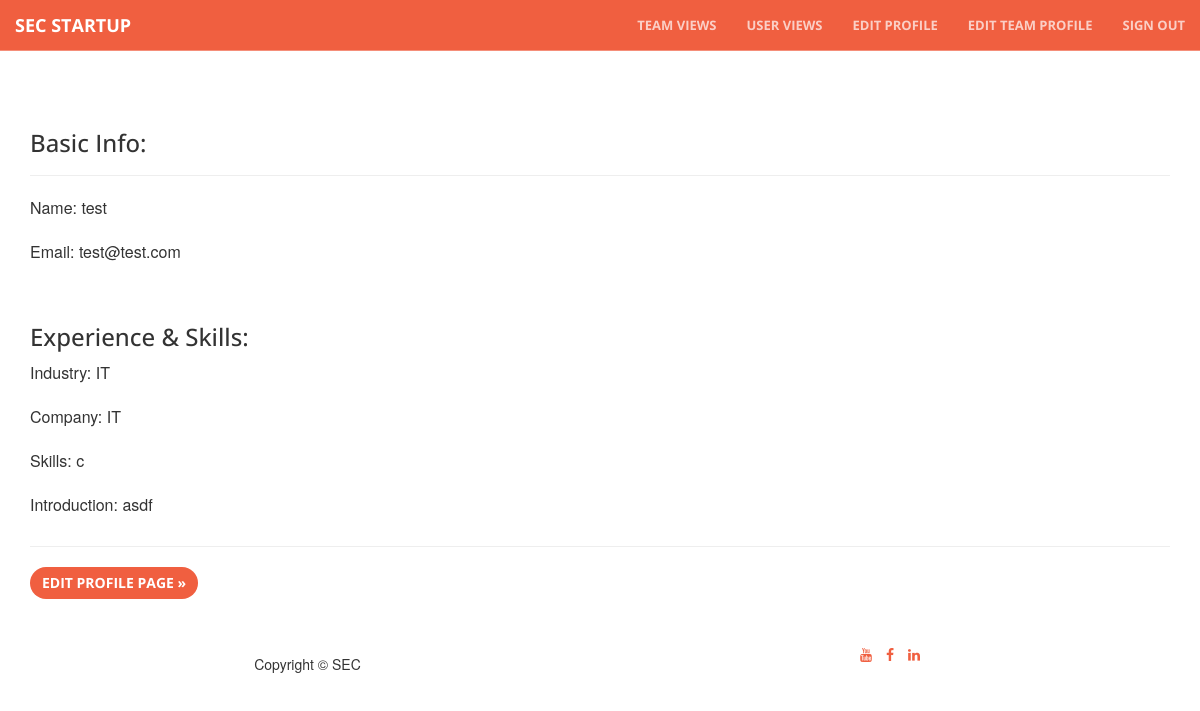
The page /profile/1/detail/ (signed in) on the database its author committed.
### core/models.py (models this page shows, shortened)
class Profile(models.Model):
    members = models.ForeignKey(Team, null=True, blank=True)
    user = models.OneToOneField(User)
    name = models.CharField(max_length=100)
    email = models.EmailField(max_length=254)
    company = models.CharField(max_length=100, blank= True)
    skills = models.CharField(max_length=100, blank= True)
    industry = models.IntegerField(choices=INDUSTRY, null=True, blank=True)
    description = models.TextField(null=True, blank=True)
    created_at = models.DateTimeField(auto_now_add=True)
    image_file = models.ImageField(upload_to=upload_to_location, null=True, blank=True)

### core/views.py (the view)
# urls.py: url(r'profile/(?P<pk>\d+)/detail/$', coreviews.ProfileDetailView.as_view(), name='profile_list'),
class ProfileDetailView(DetailView):
    model = coremodels.Profile
    template_name = 'profile/detail.html'
    context_object_name = 'profile'

### templates/profile/detail.html (shortened to what this page needs)
{% extends "base/theme.html" %}
	{% block main_content %}
	<div class="row main-content">
 		<div class="col-md-2"></div>
	    <div class="container">
	      <div class="page-header">
	        <h3>Basic Info:</h3>
	      </div>
	      <p>Name: {{ profile.name}}</p>
	      <p>Email: {{ profile.email}}</p>
	    </div>
	    <div class="container">
	      <div class="page-header">
	      <h3>Experience & Skills:</h3>
            <p>Industry: {% if profile.industry %}
              {{ profile.get_industry_display }}
            {% else %} ----
              {% endif %}</p>
            <p>Company: {% if profile.company %}
              {{ profile.company }}
            {% else %} ----
              {% endif %}</p>
            <p>Skills: {% if profile.skills %}
              {{ profile.skills }}
            {% else %} ----
              {% endif %}</p>
            <p>Introduction: {% if profile.description %}
              {{ profile.description }}
            {% else %} ----
              {% endif %}</p>
	      </div>
	    </div>
	    <div class="container">
		    <p><a type="button" href="{% url 'profile_update' pk=profile.id %}" class="btn btn-primary">Edit Profile Page &raquo;</a></p>
	    </div>
	</div>
{% endblock %}

### static/css/creative.css (style rules this page uses)
html, body { width: 100%; height: 100%; }
body { font-family: Merriweather,'Helvetica Neue',Arial,sans-serif; }
a { color: #f05f40; -webkit-transition: all .35s; -moz-transition: all .35s; transition: all .35s; }
h1, h2, h3, h4, h5, h6 { font-family: 'Open Sans','Helvetica Neue',Arial,sans-serif; }
p { margin-bottom: 20px; font-size: 16px; line-height: 1.5; }
.main-content { padding-top: 90px; }
.btn-primary { border-color: #f05f40; color: #fff; background-color: #f05f40; -webkit-transition: all .35s; -moz-transition: all .35s; transition: all .35s; }
.btn { border: 0; border-radius: 300px; text-transform: uppercase; font-family: 'Open Sans','Helvetica Neue',Arial,sans-serif; font-weight: 700; }
body { webkit-tap-highlight-color: #222; }

### rows shown on the page
Profile: name "test", email "test@test.com", industry "IT", company "IT", skills "c", description "asdf"
